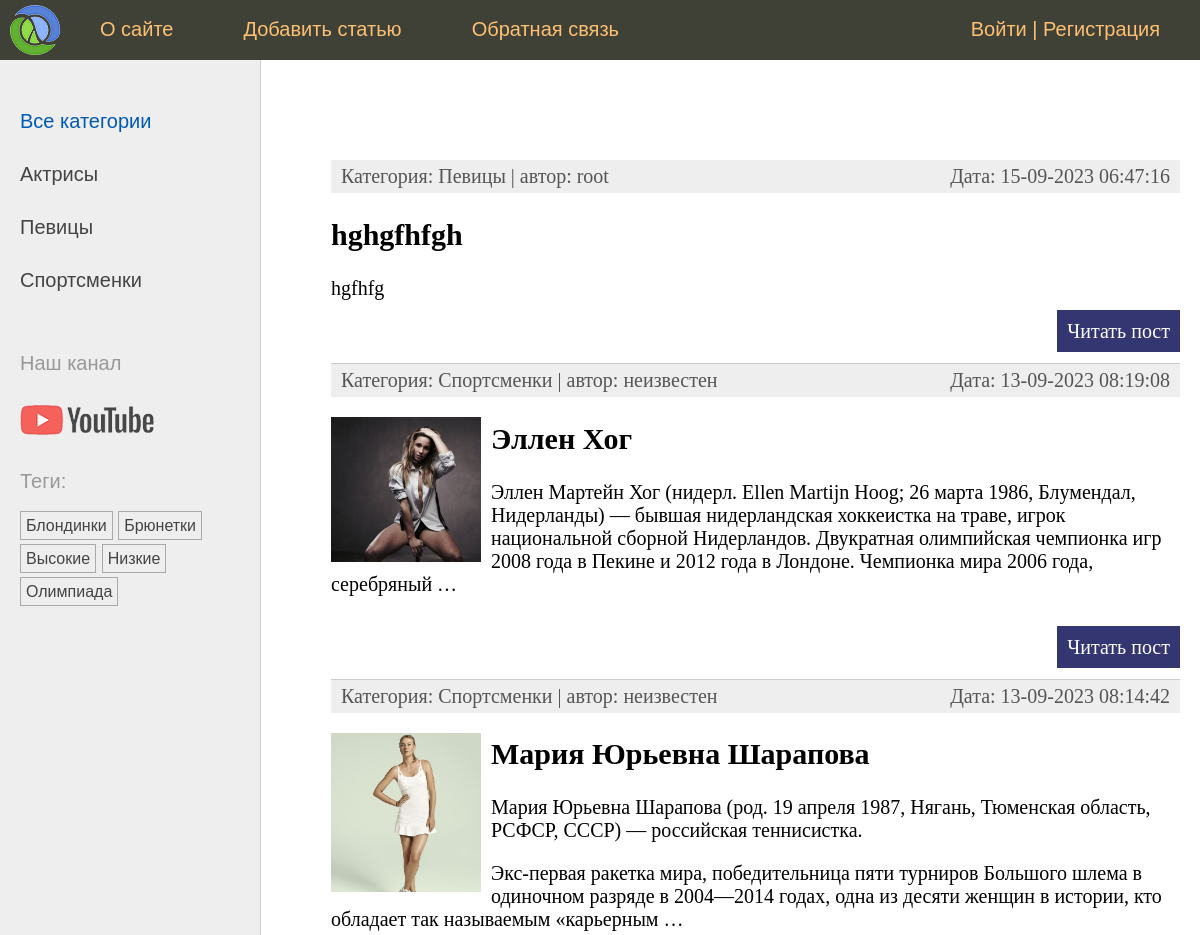
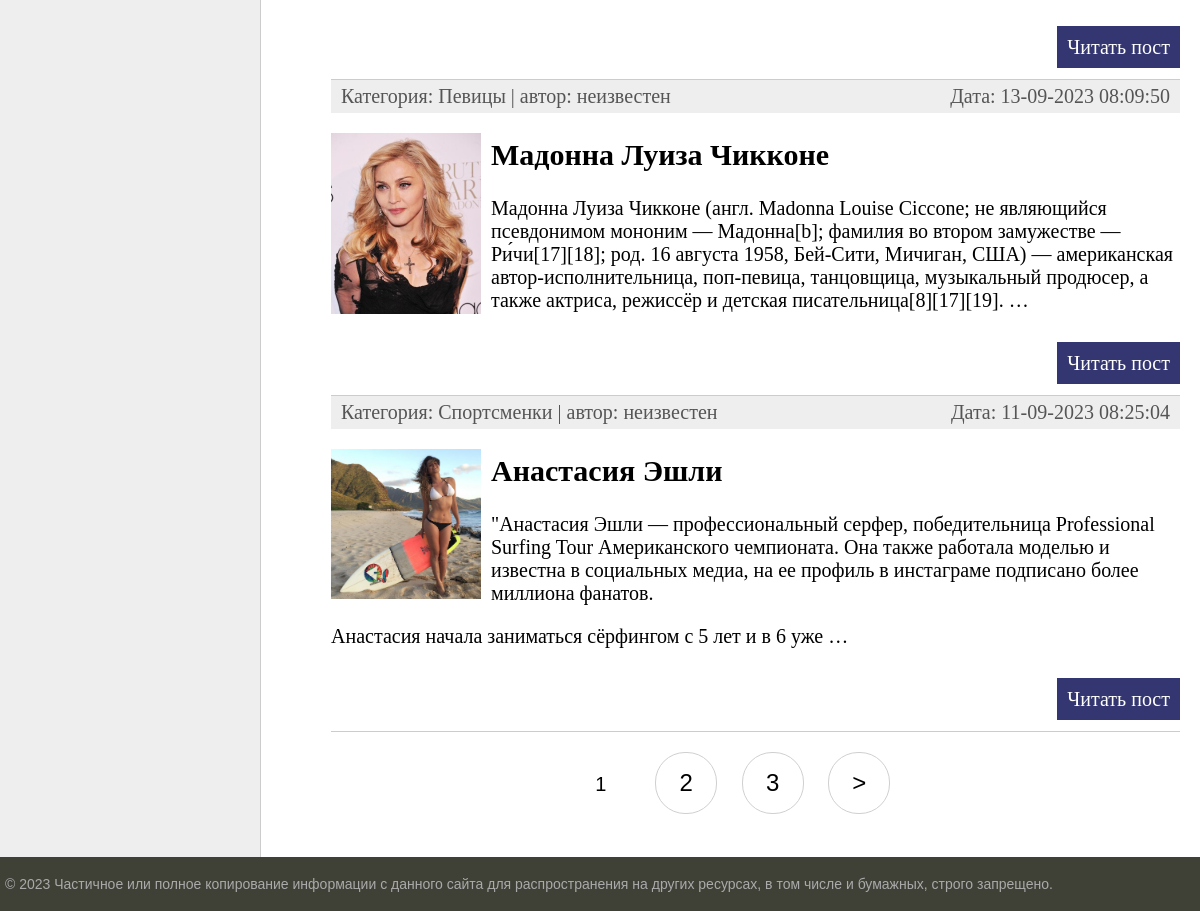
The page / on the database its author committed (2 pictures, top to bottom).
### women/models.py (models this page shows, shortened)
class Category(models.Model):
    name = models.CharField(max_length=100, db_index=True, verbose_name="Категория")
    slug = models.SlugField(max_length=255, unique=True, db_index=True)
    class Meta:
        verbose_name = "Категория"
        verbose_name_plural = "Категории"
    def get_absolute_url(self):
        return reverse('category', kwargs={'cat_slug': self.slug})

class TagPost(models.Model):
    tag = models.CharField(max_length=100, db_index=True)
    slug = models.SlugField(max_length=255, unique=True, db_index=True)
    def get_absolute_url(self):
        return reverse('tag', kwargs={'tag_slug': self.slug})

class Women(models.Model):
    class Status(models.IntegerChoices):
        DRAFT = 0, 'Черновик'
        PUBLISHED = 1, 'Опубликовано'
    title = models.CharField(max_length=255, verbose_name="Заголовок")
    slug = models.SlugField(max_length=255, unique=True, db_index=True, verbose_name="Slug",                           validators=[
                               MinLengthValidator(5, message="Минимум 5 символов"),
                               MaxLengthValidator(100, message="Максимум 100 символов"),
                           ])
    photo = models.ImageField(upload_to="photos/%Y/%m/%d/", default=None,
                              blank=True, null=True, verbose_name="Фото")
    content = models.TextField(blank=True, verbose_name="Текст статьи")
    time_create = models.DateTimeField(auto_now_add=True, verbose_name="Время создания")
    time_update = models.DateTimeField(auto_now=True, verbose_name="Время изменения")
    is_published = models.BooleanField(choices=tuple(map(lambda x: (bool(x[0]), x[1]), Status.choices)),
                                       default=Status.DRAFT, verbose_name="Статус")
    cat = models.ForeignKey('Category', on_delete=models.PROTECT, related_name='posts', verbose_name="Категории")
    tags = models.ManyToManyField('TagPost', blank=True, related_name='tags', verbose_name="Теги")
    husband = models.OneToOneField('Husband', on_delete=models.SET_NULL,
                                   null=True, blank=True, related_name='wuman', verbose_name="Муж")
    author = models.ForeignKey(get_user_model(), on_delete=models.SET_NULL, related_name='posts', null=True, default=None)
    objects = models.Manager()
    published = PublishedManager()
    class Meta:
        verbose_name = "Известные женщины"
        verbose_name_plural = "Известные женщины"
        ordering = ['-time_create']
        indexes = [
            models.Index(fields=['-time_create'])
        ]
    def get_absolute_url(self):
        return reverse('post', kwargs={'post_slug': self.slug})

### women/views.py (the view)
# urls.py: path('', views.WomenHome.as_view(), name='home'),  # http://127.0.0.1:8000
class WomenHome(DataMixin, ListView):
    template_name = 'women/index.html'
    context_object_name = 'posts'
    title_page = 'Главная страница'
    cat_selected = 0
    def get_queryset(self):
        return Women.published.all().select_related('cat')

### users/context_processors.py (called while the page is built)
def get_women_context(request):
    return {'mainmenu': menu}

### women/models.py (called while the page is built)
    def get_queryset(self):
        return super().get_queryset().filter(is_published=Women.Status.PUBLISHED)

### women/templatetags/women_tags.py (called while the page is built)
@register.inclusion_tag('women/list_categories.html')
def show_categories(cat_selected=0):
    cats = Category.objects.annotate(total=Count("posts")).filter(total__gt=0)
    return {'cats': cats, 'cat_selected': cat_selected}

@register.inclusion_tag('women/list_tags.html')
def show_all_tags():
    return {'tags': TagPost.objects.annotate(total=Count("tags")).filter(total__gt=0)}

### women/templates/women/index.html (shortened to what this page needs)
{% extends 'base.html' %}
{% block content %}
<ul class="list-articles">
	{% for p in posts %}
			<li><div class="article-panel">
	<p class="first">Категория: {{p.cat.name}} | автор:
	{{ p.author.username|default:"неизвестен" }}</p>
	<p class="last">Дата: {{p.time_update|date:"d-m-Y H:i:s"}}</p>
    </div>
{% if p.photo %}
		<p><img class="img-article-left thumb" src="{{p.photo.url}}"></p>
{% endif %}
				<h2>{{p.title}}</h2>
    {% autoescape off %}
	{{p.content|linebreaks|truncatewords:40}}
    {% endautoescape %}
			<p class="link-read-post"><a href="{{ p.get_absolute_url }}">Читать пост</a></p>
			</li>
	{% endfor %}
</ul>
{% endblock %}
{% block navigation %}
{% if page_obj.has_other_pages %}
<nav class="list-pages">
    <ul>
        {% for p in paginator.page_range %}
		{% if page_obj.number == p %}
		<li class="page-num page-num-selected">{{ p }}</li>
		{% elif p >= page_obj.number|add:-2 and p <= page_obj.number|add:2 %}
        <li class="page-num">
            <a href="?page={{ p }}">{{ p }}</a>
        </li>
		{% endif %}
        {% endfor %}
		{% if page_obj.has_next %}
		<li class="page-num">
			<a href="?page={{ page_obj.next_page_number }}">&gt;</a>
		</li>
		{% endif %}
    </ul>
</nav>
{% endif %}
{% endblock %}

### women/templates/women/list_categories.html
{% for cat in cats %}
{% if cat.id == cat_selected %}
<li class="selected">{{cat.name}}</li>
{% else %}
<li><a href="{{ cat.get_absolute_url }}">{{cat.name}}</a></li>
{% endif %}
{% endfor %}

### women/templates/women/list_tags.html
{% if tags %}
    <p>Теги:</p>
    <ul class="tags-list">
        {% for t in tags %}
        <li><a href="{{t.get_absolute_url}}">{{t.tag}}</a></li>
        {% endfor %}
    </ul>
{% endif %}

### women/static/women/css/styles.css (style rules this page uses)
html, body { font-family: 'Arial'; margin: 0; padding: 0; height: 100%; width: 100%; color: #444; }
a { color: #0059b2; text-decoration: none; }
img { max-width: 600px; height: auto; }
img.img-article-left { max-width: 300px; height: auto; float: left; padding: 0 10px 10px 0; }
img.img-article-left.thumb { max-width: 150px; height: auto; }
p.link-read-post { text-align: right; }
p.link-read-post a { padding: 10px; min-width: 100px; background: #333671; color: #fff; text-decoration: none; }
div.article-panel { background: #eee; padding: 5px 10px 5px 10px; box-sizing: border-box; overflow: hidden; color: #555; }
div.article-panel p.first { margin: 0; float: left; }
div.article-panel p.last { margin: 0; float: right; }
ul.list-articles { list-style: none; margin: 0; padding: 0; }
ul.list-articles li { border-bottom: 1px solid #ccc; }
.left-chapters ul { width: 230px; margin: 0; padding: 20px 10px 10px 20px; list-style: none; font-size: 20px; }
.left-chapters ul li { margin: 30px 0 0 0; color: #999; }
.left-chapters ul li a { color: #444; text-decoration: none; }
ul.tags-list { width: 100%; margin: 0; padding: 0; list-style: none; }
ul.tags-list li { margin: 0; padding: 0 0 10px; display: inline-block; }
ul.tags-list li a { padding: 5px; font-size: 16px; border: 1px solid #aaa; }
.list-pages { text-align: center; margin: 0 0 20px 0; }
.list-pages ul { margin: 20px 0 0 0; padding: 0; list-style: none; }
.list-pages ul li { display: inline-block; margin: 0 20px 0 0; }
.list-pages a { color: #000; font-size: 24px; text-decoration: none; }
.list-pages .page-num, .page-num-selected { display: inline-block; width: 60px; height: 44px; padding: 16px 0 0 0; border: 1px solid #d0d0d0; border-radius: 30px; }
.list-pages .page-num-selected { border: none; color: #000; font-size: 20px; }

### rows shown on the page
Category: name "Актрисы"
Category: name "Певицы"
Category: name "Спортсменки"
TagPost: tag "Блондинки"
TagPost: tag "Брюнетки"
TagPost: tag "Высокие"
TagPost: tag "Низкие"
TagPost: tag "Олимпиада"
Women: cat.name "Певицы", author.username "root", time_update "15-09-2023 06:47:16", title "hghgfhfgh", content "hgfhfg"
Women: cat.name "Спортсменки", author.username "неизвестен", time_update "13-09-2023 08:19:08", photo (picture), title "Эллен Хог", content "Эллен Мартейн Хог (нидерл. Ellen Martijn Hoog; 26 марта 1986, Блумендал, Нидерланды) — бывшая нидерландская хоккеистка на траве, игрок национальной сборной Нидерландов. Двукратная олимпийская чемпионка игр 2008 года в Пекине и 2012 года в Лондоне. Чемпионка мира 2006 года, серебряный …"
Women: cat.name "Спортсменки", author.username "неизвестен", time_update "13-09-2023 08:14:42", photo (picture), title "Мария Юрьевна Шарапова", content "Мария Юрьевна Шарапова (род. 19 апреля 1987, Нягань, Тюменская область, РСФСР, СССР) — российская теннисистка. Экс-первая ракетка мира, победительница пяти турниров Большого шлема в одиночном разряде в 2004—2014 годах, одна из десяти женщин в истории, кто обладает так называемым «карьерным …"
Women: cat.name "Певицы", author.username "неизвестен", time_update "13-09-2023 08:09:50", photo (picture), title "Мадонна Луиза Чикконе", content "Мадонна Луиза Чикконе (англ. Madonna Louise Ciccone; не являющийся псевдонимом мононим — Мадонна[b]; фамилия во втором замужестве — Ри́чи[17][18]; род. 16 августа 1958, Бей-Сити, Мичиган, США) — американская автор-исполнительница, поп-певица, танцовщица, музыкальный продюсер, а также актриса, режиссёр и детская писательница[8][17][19]. …"
Women: cat.name "Спортсменки", author.username "неизвестен", time_update "11-09-2023 08:25:04", photo (picture), title "Анастасия Эшли", content "\"Анастасия Эшли — профессиональный серфер, победительница Professional Surfing Tour Американского чемпионата. Она также работала моделью и известна в социальных медиа, на ее профиль в инстаграме подписано более миллиона фанатов. Анастасия начала заниматься сёрфингом с 5 лет и в 6 уже …"

### other values the page prints
{{ m.title }} "О сайте" "Добавить статью" "Обратная связь"
{{ p }} "1"
{{ p }} "2" "3"
